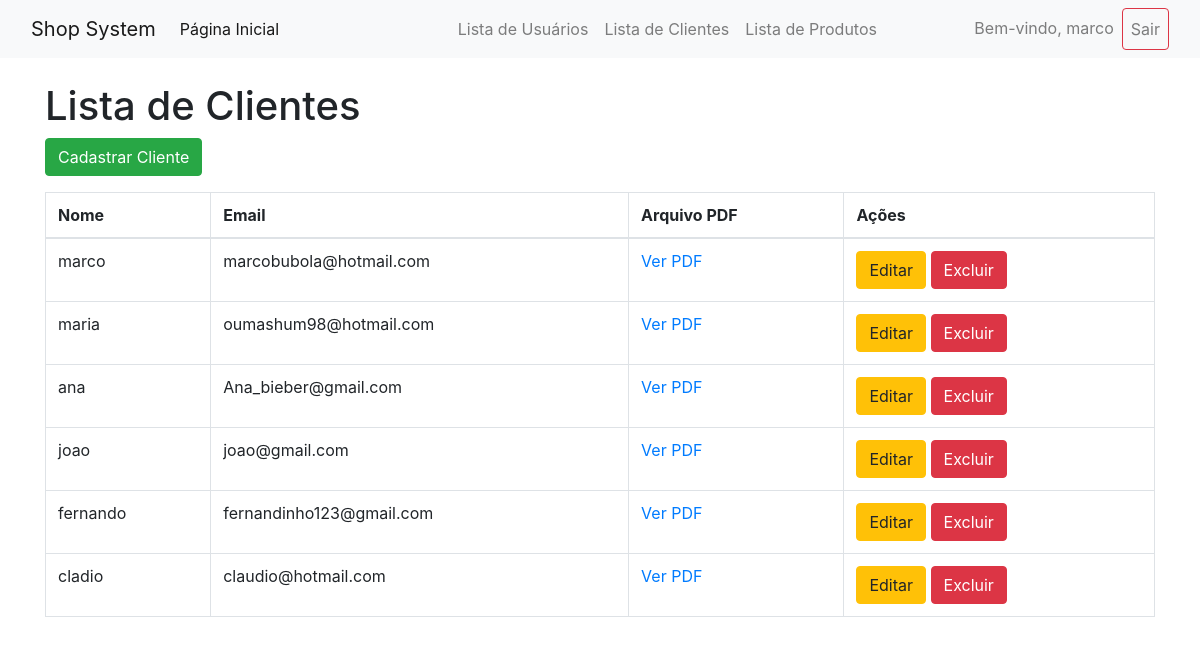
Screenshot of /lista_clientes.php (signed in) with the database file from the repository.
### tables this page shows
CREATE TABLE `clientes` (
  `id` int NOT NULL AUTO_INCREMENT,
  `nome` varchar(255) NOT NULL,
  `email` varchar(255) NOT NULL,
  `pdf` varchar(255) NOT NULL,
  PRIMARY KEY (`id`)
);

### lista_clientes.php (the view, shortened to what this page needs)
<?php
include 'conexao.php';
include 'menu.php';
$clientes = $conn->query("SELECT * FROM clientes")->fetchAll(PDO::FETCH_ASSOC);
?>
<!DOCTYPE html>
<html lang="pt-br">
<head>
  <link rel="stylesheet" href="https://maxcdn.bootstrapcdn.com/bootstrap/4.5.2/css/bootstrap.min.css">
</head>
<body>
  <div class="container">
    <h1 class="mt-4">Lista de Clientes</h1>
    <a href="cadastrar.php" class="btn btn-success mb-3">Cadastrar Cliente</a>
    <table class="table table-bordered">
      <thead>
        <tr>
          <th>Nome</th>
          <th>Email</th>
          <th>Arquivo PDF</th>
          <th>Ações</th>
        </tr>
      </thead>
      <tbody>
        <?php foreach ($clientes as $cliente): ?>
        <tr>
          <td><?= htmlspecialchars($cliente['nome']) ?></td>
          <td><?= htmlspecialchars($cliente['email']) ?></td>
          <td><a href="uploads/<?= htmlspecialchars($cliente['pdf']) ?>" target="_blank">Ver PDF</a></td>
          <td>
            <?php if ($_SESSION['nivel_acesso'] == 'ADMINISTRADOR'): ?>
            <a href="editar.php?id=<?= $cliente['id'] ?>" class="btn btn-warning">Editar</a>
            <a href="excluir.php?id=<?= $cliente['id'] ?>" class="btn btn-danger"
              onclick="return confirm('A exclusão será permanente! Tem certeza disso?')">Excluir</a>
            <?php else: ?>
            <span class="text-muted">Sem permissão</span>
            <?php endif; ?>
          </td>
        </tr>
        <?php endforeach; ?>
      </tbody>
    </table>
  </div>
</body>
</html>

### menu.php (shortened to what this page needs)
<?php
$nivel_acesso = $_SESSION['nivel_acesso'];
?>
<nav class="navbar navbar-expand-lg navbar-light bg-light">
  <div class="container-fluid">
    <a class="navbar-brand" href="redirect.php">Shop System</a>
    <div class="collapse navbar-collapse" id="navbarNav">
      <ul class="navbar-nav me-auto">
        <li class="nav-item">
          <a class="nav-link active" aria-current="page" href="redirect.php">Página Inicial</a>
        </li>
      </ul>
      <ul class="navbar-nav ml-auto">
        <?php if ($nivel_acesso == 'ADMINISTRADOR'): ?>
        <li class="nav-item">
          <a class="nav-link" href="lista_usuarios.php">Lista de Usuários</a>
        </li>
        <?php endif; ?>
        <li class="nav-item">
          <a class="nav-link" href="lista_clientes.php">Lista de Clientes</a>
        </li>
        <li class="nav-item">
          <a class="nav-link" href="lista_produtos.php">Lista de Produtos</a>
        </li>
      </ul>
      <ul class="navbar-nav ml-auto">
        <li class="nav-item">
          <span class="nav-link">Bem-vindo,
            <?php echo isset($_SESSION['nome_usuario']) ? $_SESSION['nome_usuario'] : 'Usuário'; ?></span>
        </li>
        <li class="nav-item">
          <a class="nav-link btn btn-outline-danger" href="logout.php">Sair</a>
        </li>
      </ul>
    </div>
  </div>
</nav>
<link href="https://cdn.jsdelivr.net/npm/bootstrap@5.3.0-alpha1/dist/css/bootstrap.min.css" rel="stylesheet">

### rows the page displays
clientes: nome "marco", email "marcobubola@hotmail.com"
clientes: nome "maria", email "oumashum98@hotmail.com"
clientes: nome "ana", email "Ana_bieber@gmail.com"
clientes: nome "joao", email "joao@gmail.com"
clientes: nome "fernando", email "fernandinho123@gmail.com"
clientes: nome "cladio", email "claudio@hotmail.com"

### other values shown
$_SESSION['nome_usuario'] "marco"
